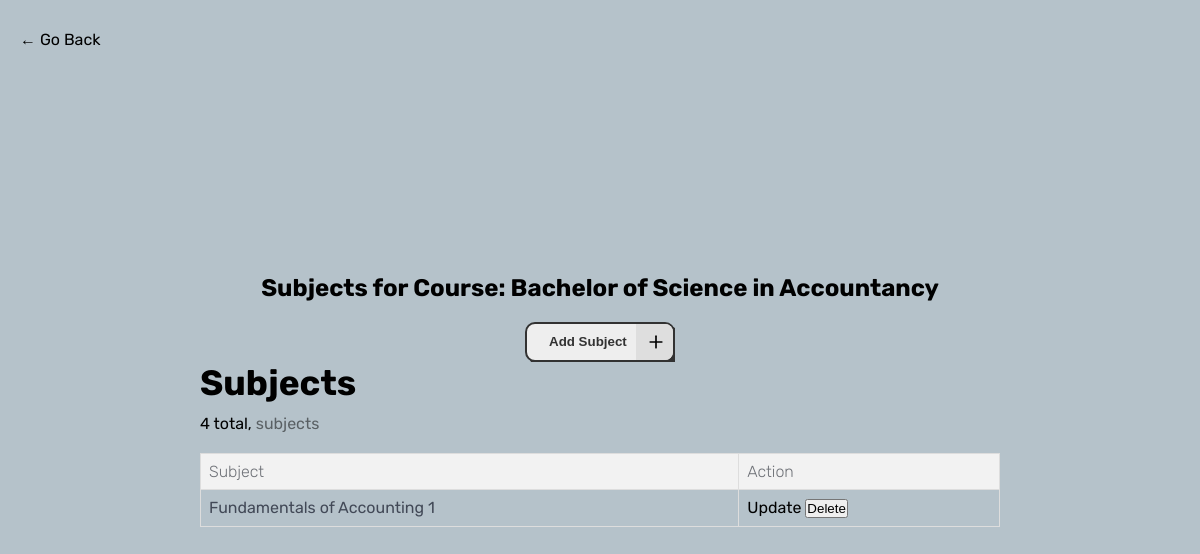
The page /CRMC_SYSTEM/addSubject.php?course=Bachelor of Science in Accountancy on the database as committed earlier.
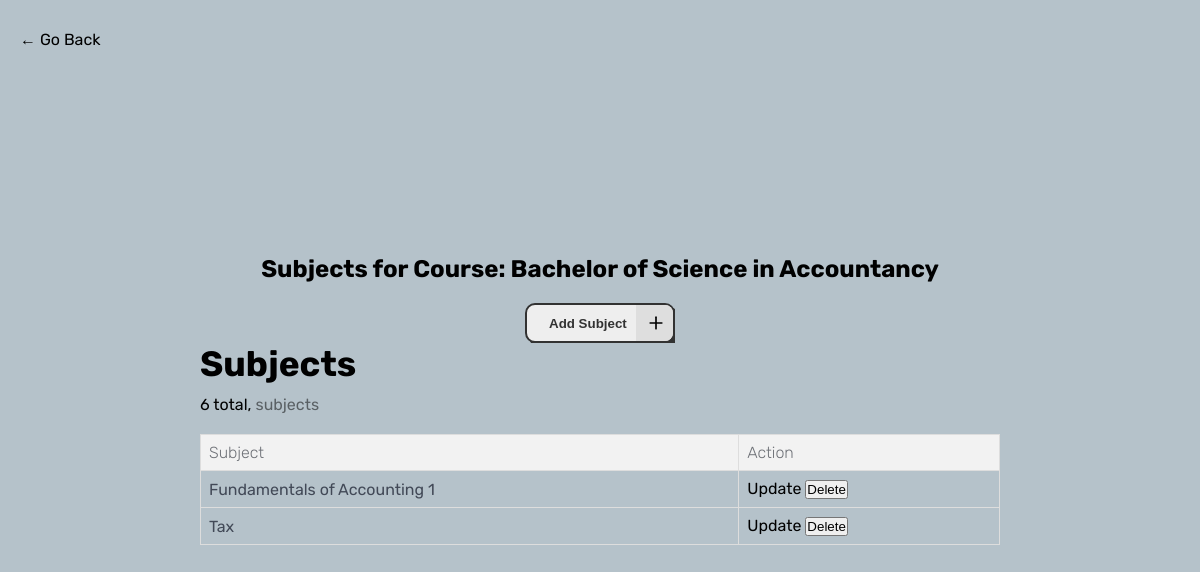
The same page on the database as committed later.
### tables this page shows
CREATE TABLE `subject` (
  `subjectID` int(11) NOT NULL,
  `subjectName` varchar(100) NOT NULL,
  `courseID` int(11) NOT NULL
);

### CRMC_SYSTEM/addSubject.php (the view, shortened to what this page needs)
<?php
$conn = new Connection();
$pdo = $conn->openConnection();
$stmt = $pdo->query("SELECT * FROM subject");
$courses = $stmt->fetchAll(PDO::FETCH_ASSOC);
if (isset($_GET['course'])) {
    $courseName = $_GET['course'];
    $stmt = $pdo->prepare("SELECT courseID FROM course WHERE courseName = ?");
    $stmt->execute([$courseName]);
    $result = $stmt->fetch(PDO::FETCH_ASSOC);
    $courseID = $result['courseID'];
    $stmt = $pdo->prepare("SELECT * FROM subject WHERE courseID = ?");
    $stmt->execute([$courseID]);
    $subjects = $stmt->fetchAll(PDO::FETCH_ASSOC);
}
?>
<!DOCTYPE html>
<html lang="en">
<head>
    <link rel="stylesheet" href="css/dashboard.css">
</head>
        <a style="position: absolute; top: 30px; left: 20px;" href="subject.php">&larr; Go Back</a>
<body>
    <?php
    if (isset($_GET['course'])) {
        $subjectName = $_GET['course'];
    }else{
        header("addSubject.php");
    }
    ?>
    <h1 class="courseTag">Subjects for Course: <?php echo htmlspecialchars($subjectName); ?></h1>
    <div class="cta-containers">
        <button class="button" type="button" onclick="openPopup()">
            <span class="button__text">Add Subject</span>
            <span class="button__icon"><svg class="svg" fill="none" height="24" stroke="currentColor" stroke-linecap="round" stroke-linejoin="round" stroke-width="2" viewBox="0 0 24 24" width="24" xmlns="http://www.w3.org/2000/svg"><line x1="12" x2="12" y1="5" y2="19"></line><line x1="5" x2="19" y1="12" y2="12"></line></svg></span>
        </button>
    </div>
    <div class="table-containers">
        <div class="table-headings">
            <div class="left-head">
                <h1 style="font-size: 2.2rem;">Subjects</h1>
                <p id="courses"><?= count($courses); ?> total, <span style="opacity: 0.5;">subjects</span></p>
            </div>
        </div>
        <div class="table">
    <table>
        <thead>
            <tr>
                <th>Subject</th>
                <th>Action</th>
            </tr>
        </thead>
        <tbody>
            <?php if (!empty($subjects)) : ?>
                <?php foreach ($subjects as $subject) : ?>
                    <tr>
                        <td><?= $subject['subjectName']; ?></td>
                        <td>
                            <form action="addSubject.php" method="post">
                                <a href="updateSubject.php?subjectName=<?= $subject['subjectName']; ?>">Update</a>
                                <button type="submit" name="deleteSubject">Delete</button>
                            </form>
                        </td>
                    </tr>
                <?php endforeach; ?>
            <?php else : ?>
                <tr>
                    <td colspan="2">No subjects found for this course.</td>
                </tr>
            <?php endif; ?>
        </tbody>
    </table>
</div>
    </div>
</body>
</html>

Rows that differ between the two databases and show on the page:
added subject: subjectName "Tax"
Other text that changed with them:
count($courses): "4" → "6"
